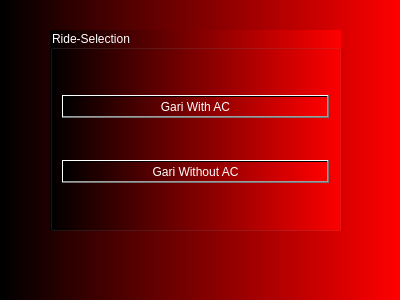
<?xml version="1.0" encoding="UTF-8"?>
<ui version="4.0">
 <class>ScheduleTransport</class>
 <widget class="QDialog" name="ScheduleTransport">
  <property name="geometry">
   <rect>
    <x>0</x>
    <y>0</y>
    <width>400</width>
    <height>300</height>
   </rect>
  </property>
  <property name="windowTitle">
   <string>Dialog</string>
  </property>
  <property name="styleSheet">
   <string notr="true">font: 12pt &quot;MS Reference Sans Serif&quot;;
background-color: qlineargradient(spread:pad, x1:0, y1:0, x2:1, y2:0, stop:0 rgba(0, 0, 0), stop:1 rgba(255, 0, 0));
color: rgb(255, 255, 255);</string>
  </property>
  <widget class="QGroupBox" name="groupBox_2">
   <property name="geometry">
    <rect>
     <x>50</x>
     <y>30</y>
     <width>291</width>
     <height>201</height>
    </rect>
   </property>
   <property name="styleSheet">
    <string notr="true"/>
   </property>
   <property name="title">
    <string>Ride-Selection</string>
   </property>
   <layout class="QHBoxLayout" name="horizontalLayout">
    <item>
     <layout class="QVBoxLayout" name="verticalLayout_2">
      <item>
       <widget class="QPushButton" name="pushButton_AC">
        <property name="styleSheet">
         <string notr="true"/>
        </property>
        <property name="text">
         <string>Gari With AC</string>
        </property>
       </widget>
      </item>
      <item>
       <widget class="QPushButton" name="pushButton_NAC">
        <property name="text">
         <string>Gari Without AC</string>
        </property>
       </widget>
      </item>
     </layout>
    </item>
   </layout>
  </widget>
 </widget>
 <resources/>
 <connections/>
</ui>
